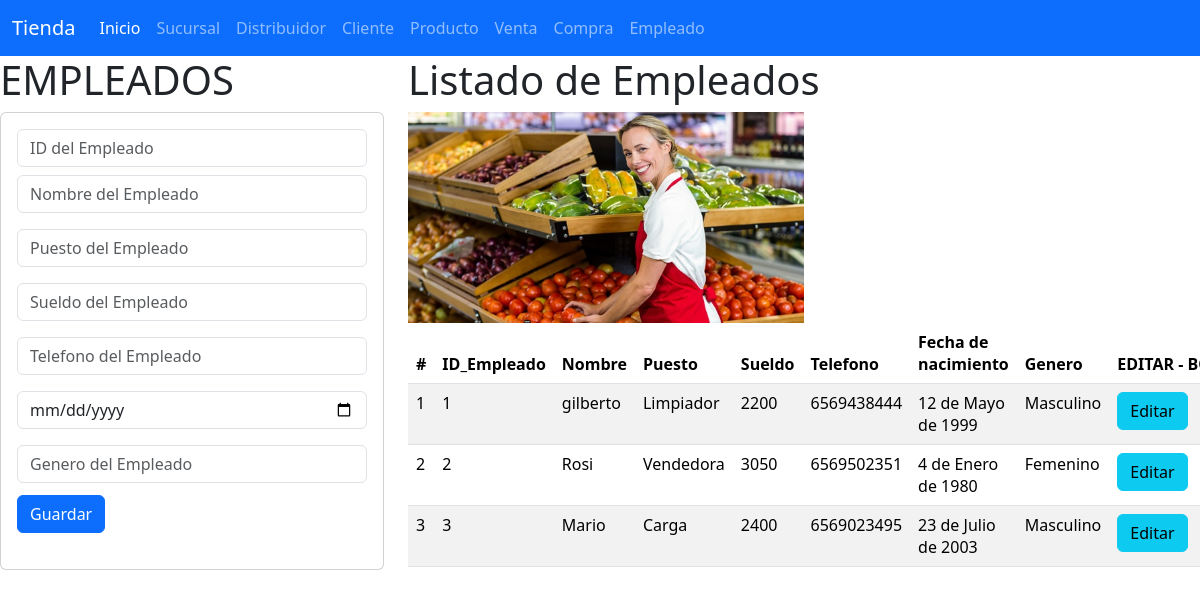
The app's page /empleados with its own data.
### empleado_app/models.py (models this page shows, shortened)
class Empleados(models.Model):
    ID_empleado = models.PositiveBigIntegerField(null=False, primary_key=True)
    Nombre = models.CharField(max_length=50, null=False)
    Puesto = models.CharField(max_length=50,null=False)
    Sueldo = models.PositiveBigIntegerField(null=False)
    Telefono = models.PositiveBigIntegerField(null=False)
    Fecha_nac = models.DateField(null=False)
    Genero = models.CharField(max_length=50,null=False)

### empleado_app/views.py (the view)
# urls.py: path("empleados", views.inicio_vistaEmpleados, name= "empleados" ),
def inicio_vistaEmpleados(request):
    losEmpleados=Empleados.objects.all()
    return render(request,"gestionarEmpleados.html", {"misEmpleados":losEmpleados}   )

### empleado_app/templates/gestionarEmpleados.html (shortened to what this page needs)
{% extends "base.html" %}
{% load static %}
{% block cuerpo %}
<div class="row">
    <div class="col-sm-12 col-md-4 col-lg-4 col-xl-4">
        <h1> EMPLEADOS </h1>
    <div class="card">
        <div class="card-body">
            <form action="/registrarEmpleados/" method="POST"> {% csrf_token %}
                <div class="form-group">
                    <input type="number" id="numID_empleado" name="numID_empleado" class="form-control"
                    placeholder="ID del Empleado" required>
                </div>
                <div class="form-group py-2">
                    <input type="text" id="txtNombre" name="txtNombre" class="form-control"
                    placeholder="Nombre del Empleado" required>
                </div>
                <div class="form-group py-2">
                    <input type="text" id="txtPuesto" name="txtPuesto" class="form-control"
                    placeholder="Puesto del Empleado"  required>
                </div>
                <div class="form-group py-2">
                    <input type="number" id="numSueldo" name="numSueldo" class="form-control"
                    placeholder="Sueldo del Empleado"  required>
                </div>
                <div class="form-group py-2">
                    <input type="number" id="numTelefono" name="numTelefono" class="form-control"
                    placeholder="Telefono del Empleado"  required>
                </div>
                <div class="form-group py-2">
                    <input type="date" id="datFecha_nac" name="datFecha_nac" class="form-control"
                    placeholder="Fecha de nacimiento del Empleado" required>
                </div>
                <div class="form-group py-2">
                    <input type="text" id="txtGenero" name="txtGenero" class="form-control"
                    placeholder="Genero del Empleado"  required>
                </div>
                <div class="form-group py-1">
                    <button type="submit" class="btn btn-primary">Guardar</button>
                </div>
            </form>
        </div>
    </div>
    </div>
    <div class="col-md-8">
    <h1>Listado de Empleados</h1>
    <img class="w-50" src="{% static  'img/empleado.jpg' %}" alt="fruteria" width="200" height="auto">
    <div class="table-responsive">
    <table class="table table-striped">
        <thead>
        <tr>
            <th scope="col">#</th>
            <th scope="col">ID_Empleado</th>
            <th scope="col">Nombre</th>
            <th scope="col">Puesto</th>
            <th scope="col">Sueldo</th>
            <th scope="col">Telefono</th>
            <th scope="col">Fecha de nacimiento</th>
            <th scope="col">Genero</th>
            <th colspan="2">EDITAR - BORRAR</th>
        </tr>
        </thead>
        <tbody>
            {% for m in misEmpleados %}
                <tr>
                    <td>{{forloop.counter}}</td>
                    <td>{{m.ID_empleado}}</td>
                    <td>{{m.Nombre}}</td>
                    <td>{{m.Puesto}}</td>
                    <td>{{m.Sueldo}}</td>
                    <td>{{m.Telefono}}</td>
                    <td>{{m.Fecha_nac}}</td>
                    <td>{{m.Genero}}</td>
                    <td> <a href="seleccionarEmpleados/{{m.ID_empleado}}" class="btn btn-info">Editar</a> </td>
                    <td> <a href="borrarEmpleados/{{m.ID_empleado}}" class="btn btn-danger">Borrar</a> </td>
                </tr>
            {% endfor %}
        </tbody>
    </table>
    </div>
</div>
{% endblock %}

### records on screen
Empleados: ID_empleado "1", Nombre "gilberto", Puesto "Limpiador", Sueldo "2200", Telefono "6569438444", Fecha_nac "12 de Mayo de 1999", Genero "Masculino"
Empleados: ID_empleado "2", Nombre "Rosi", Puesto "Vendedora", Sueldo "3050", Telefono "6569502351", Fecha_nac "4 de Enero de 1980", Genero "Femenino"
Empleados: ID_empleado "3", Nombre "Mario", Puesto "Carga", Sueldo "2400", Telefono "6569023495", Fecha_nac "23 de Julio de 2003", Genero "Masculino"
